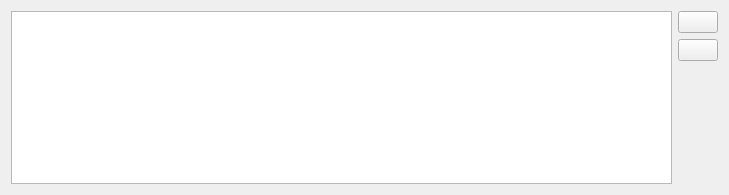
<?xml version="1.0" encoding="UTF-8"?>
<ui version="4.0">
 <class>MarkerWidget</class>
 <widget class="QWidget" name="MarkerWidget">
  <property name="geometry">
   <rect>
    <x>0</x>
    <y>0</y>
    <width>729</width>
    <height>195</height>
   </rect>
  </property>
  <property name="windowTitle">
   <string>Form</string>
  </property>
  <layout class="QHBoxLayout" name="horizontalLayout">
   <item>
    <widget class="QTableView" name="tableView">
     <property name="selectionBehavior">
      <enum>QAbstractItemView::SelectRows</enum>
     </property>
     <attribute name="horizontalHeaderStretchLastSection">
      <bool>true</bool>
     </attribute>
     <attribute name="verticalHeaderVisible">
      <bool>false</bool>
     </attribute>
    </widget>
   </item>
   <item>
    <layout class="QVBoxLayout" name="verticalLayout">
     <item>
      <widget class="QPushButton" name="bAdd">
       <property name="sizePolicy">
        <sizepolicy hsizetype="Fixed" vsizetype="Fixed">
         <horstretch>0</horstretch>
         <verstretch>0</verstretch>
        </sizepolicy>
       </property>
       <property name="toolTip">
        <string>Add</string>
       </property>
       <property name="text">
        <string/>
       </property>
       <property name="icon">
        <iconset resource="../icons.qrc">
         <normaloff>:/icons/add.png</normaloff>:/icons/add.png</iconset>
       </property>
      </widget>
     </item>
     <item>
      <widget class="QPushButton" name="bDelete">
       <property name="sizePolicy">
        <sizepolicy hsizetype="Fixed" vsizetype="Fixed">
         <horstretch>0</horstretch>
         <verstretch>0</verstretch>
        </sizepolicy>
       </property>
       <property name="toolTip">
        <string>Delete</string>
       </property>
       <property name="text">
        <string/>
       </property>
       <property name="icon">
        <iconset resource="../icons.qrc">
         <normaloff>:/icons/delete.png</normaloff>:/icons/delete.png</iconset>
       </property>
      </widget>
     </item>
     <item>
      <spacer name="verticalSpacer">
       <property name="orientation">
        <enum>Qt::Vertical</enum>
       </property>
       <property name="sizeHint" stdset="0">
        <size>
         <width>20</width>
         <height>40</height>
        </size>
       </property>
      </spacer>
     </item>
    </layout>
   </item>
  </layout>
 </widget>
 <resources>
  <include location="../icons.qrc"/>
 </resources>
 <connections/>
</ui>
